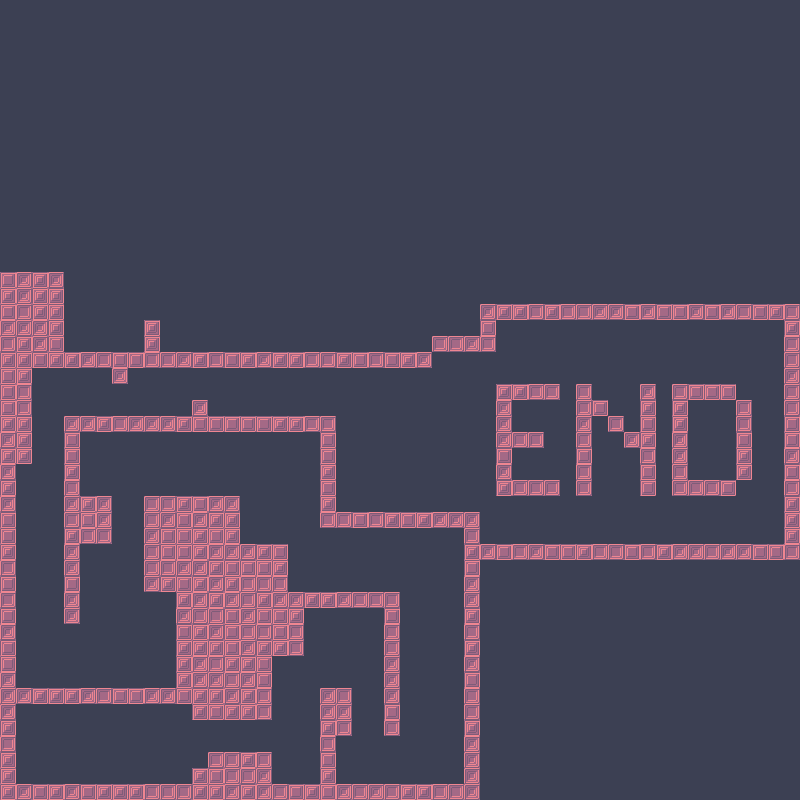

This is a level from a 2D game, rendered from its Tiled map with the project's own tilesets. A one-line summary and the map file follow, with tile-layer data summarised:
An orthogonal 50x50 tile map with 16x16 px tiles, 1 tile layer (Tile Layer 1), 2 tilesets and 13 objects (12x enemy, player).

<map version="1.0" orientation="orthogonal" renderorder="right-down" width="50" height="50" tilewidth="16" tileheight="16" nextobjectid="31">
 <tileset firstgid="1" name="tiles" tilewidth="16" tileheight="16">
  <image source="../images/tiles.png" width="160" height="80" />
  <tile id="0" />
  <tile id="1" />
  <tile id="2" />
  <tile id="3" />
  <tile id="4" />
  <tile id="5" />
  <tile id="6" />
  <tile id="7" />
  <tile id="8" />
  <tile id="9" />
  <tile id="10" />
  <tile id="11" />
  <tile id="12" />
  <tile id="13" />
  <tile id="14" />
  <tile id="15" />
  <tile id="16" />
  <tile id="17" />
  <tile id="18" />
  <tile id="19" />
  <tile id="20" />
  <tile id="21" />
  <tile id="22" />
  <tile id="23" />
  <tile id="24" />
  <tile id="25" />
  <tile id="26" />
  <tile id="27" />
  <tile id="28" />
  <tile id="29" />
  <tile id="30" />
  <tile id="31" />
  <tile id="32" />
  <tile id="33" />
  <tile id="34" />
  <tile id="35" />
  <tile id="36" />
  <tile id="37" />
  <tile id="38" />
  <tile id="39" />
  <tile id="40" />
  <tile id="41" />
  <tile id="42" />
  <tile id="43" />
  <tile id="44" />
  <tile id="45" />
  <tile id="46" />
  <tile id="47" />
  <tile id="48" />
  <tile id="49" />
 </tileset>
 <tileset firstgid="51" name="enemy" tilewidth="16" tileheight="16">
  <image source="../images/enemy.png" width="160" height="16" />
  <tile id="0" />
  <tile id="1" />
  <tile id="2" />
  <tile id="3" />
  <tile id="4" />
  <tile id="5" />
  <tile id="6" />
  <tile id="7" />
  <tile id="8" />
  <tile id="9" />
 </tileset>
 <layer name="Tile Layer 1" width="50" height="50">
  <properties>
   <property name="tileset" value="tiles" />
  </properties>
  <data>[2500 cells, 2500 non-empty, 5 distinct tile ids]</data>
 </layer>
 <objectgroup name="Object Layer 1">
  <object id="3" name="player" type="player" x="48" y="720" width="16" height="16" />
  <object id="6" name="enemy" type="enemy" gid="51" x="216.5" y="741.5" width="16" height="16" />
  <object id="20" name="enemy" type="enemy" gid="51" x="358.5" y="726.5" width="16" height="16" />
  <object id="21" name="enemy" type="enemy" gid="51" x="363" y="553.5" width="16" height="16" />
  <object id="22" name="enemy" type="enemy" gid="51" x="362" y="581.5" width="16" height="16" />
  <object id="23" name="enemy" type="enemy" gid="51" x="275" y="476.5" width="16" height="16" />
  <object id="24" name="enemy" type="enemy" gid="51" x="119.5" y="511.5" width="16" height="16" />
  <object id="25" name="enemy" type="enemy" gid="51" x="124.5" y="662.5" width="16" height="16" />
  <object id="26" name="enemy" type="enemy" gid="51" x="31" y="572" width="16" height="16" />
  <object id="27" name="enemy" type="enemy" gid="51" x="113" y="415.5" width="16" height="16" />
  <object id="28" name="enemy" type="enemy" gid="51" x="191.5" y="383" width="16" height="16" />
  <object id="29" name="enemy" type="enemy" gid="51" x="379.5" y="474" width="16" height="16" />
  <object id="30" name="enemy" type="enemy" gid="51" x="351" y="492.5" width="16" height="16" />
 </objectgroup>
</map>
